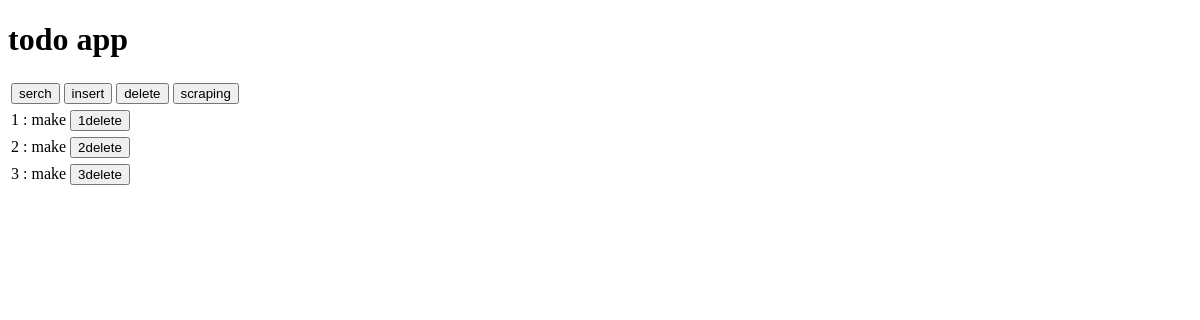
/, run on an earlier commit of the app's database.
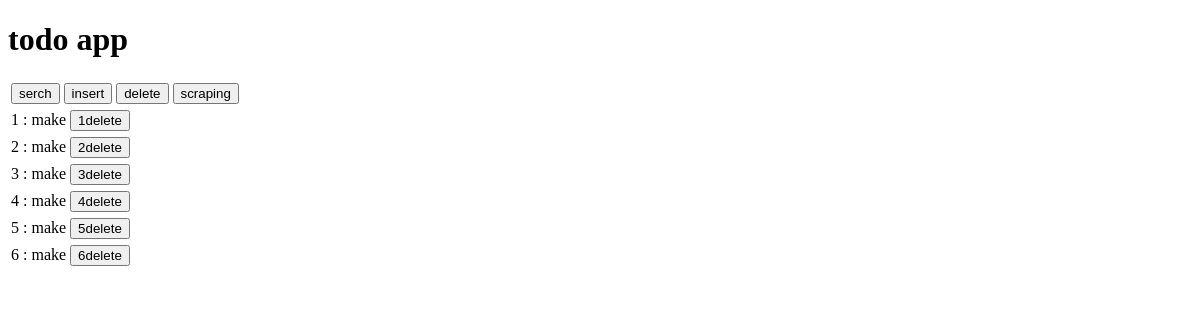
And on a later commit of the database.
### tables this page shows
CREATE TABLE todos(id INTEGER PRIMARY KEY, contents TEXT NOT NULL);

### app.py (the view)
@app.route("/")
def index():
    todos = db.execute("SELECT * FROM todos")
    return render_template("./index.html", todos=todos)

### templates/index.html (shortened to what this page needs)
<!DOCTYPE html>
<html lang="ja">
<head>
</head>
<body>
    <h1>todo app</h1>
    <table>
        <td>
            <form action="/search">
                <button id="sg" name="sg">serch
                </button>
            </form>
        </td>
        <td>
            <form action="/insert">
                <button id="insertbtn">insert</button>
            </form>
        </td>
        <td>
            <form action="/delete">
                <button id="deletebtn">delete</button>
            </form>
        </td>
        <td>
            <form action="/scr">
                <button id="scr">scraping</button>
            </form>
        </td>
    </table>
    <form action="/rdbtn" method="post">
        {% for id in todos %}
        <table>
            <tr>
                <td>
                    {{ id[0] }} : {{ id[1] }}
                </td>
                <td class="button">
                    <button id="idbtn" name="idbtns" value="{{id[0]}}">{{ id[0] }}delete</button>
                </td>
            </tr>
        </table>
        {% endfor %}
    </form>
</body>
</html>

What changed in the data, as far as the page shows it:
added todos: id "4", contents "make"
added todos: id "5", contents "make"
added todos: id "6", contents "make"
